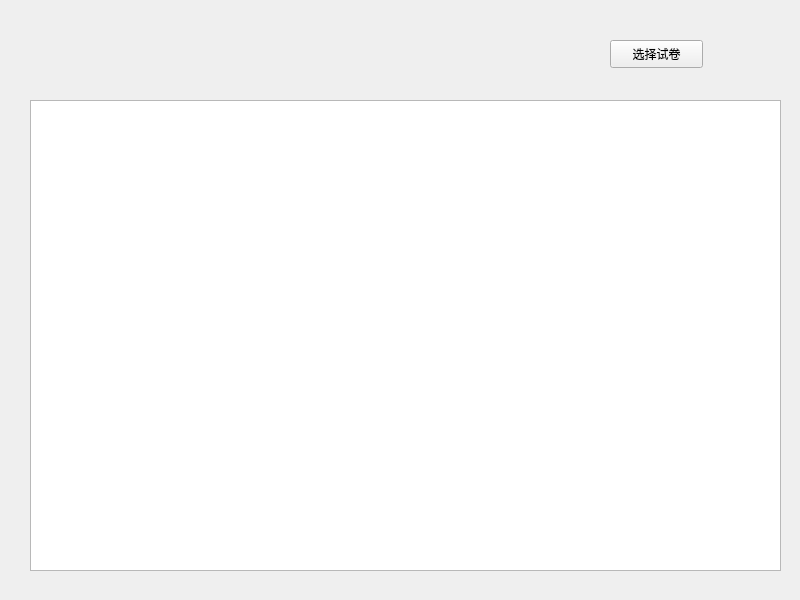
<?xml version="1.0" encoding="UTF-8"?>
<ui version="4.0">
 <class>inputReplyWindow</class>
 <widget class="QMainWindow" name="inputReplyWindow">
  <property name="geometry">
   <rect>
    <x>0</x>
    <y>0</y>
    <width>800</width>
    <height>600</height>
   </rect>
  </property>
  <property name="windowTitle">
   <string>试卷读入</string>
  </property>
  <widget class="QWidget" name="centralwidget">
   <widget class="QPushButton" name="pushButtonReply">
    <property name="geometry">
     <rect>
      <x>610</x>
      <y>40</y>
      <width>93</width>
      <height>28</height>
     </rect>
    </property>
    <property name="text">
     <string>选择试卷</string>
    </property>
   </widget>
   <widget class="QTextEdit" name="textEditReply">
    <property name="geometry">
     <rect>
      <x>30</x>
      <y>100</y>
      <width>751</width>
      <height>471</height>
     </rect>
    </property>
   </widget>
  </widget>
 </widget>
 <resources/>
 <connections/>
</ui>
